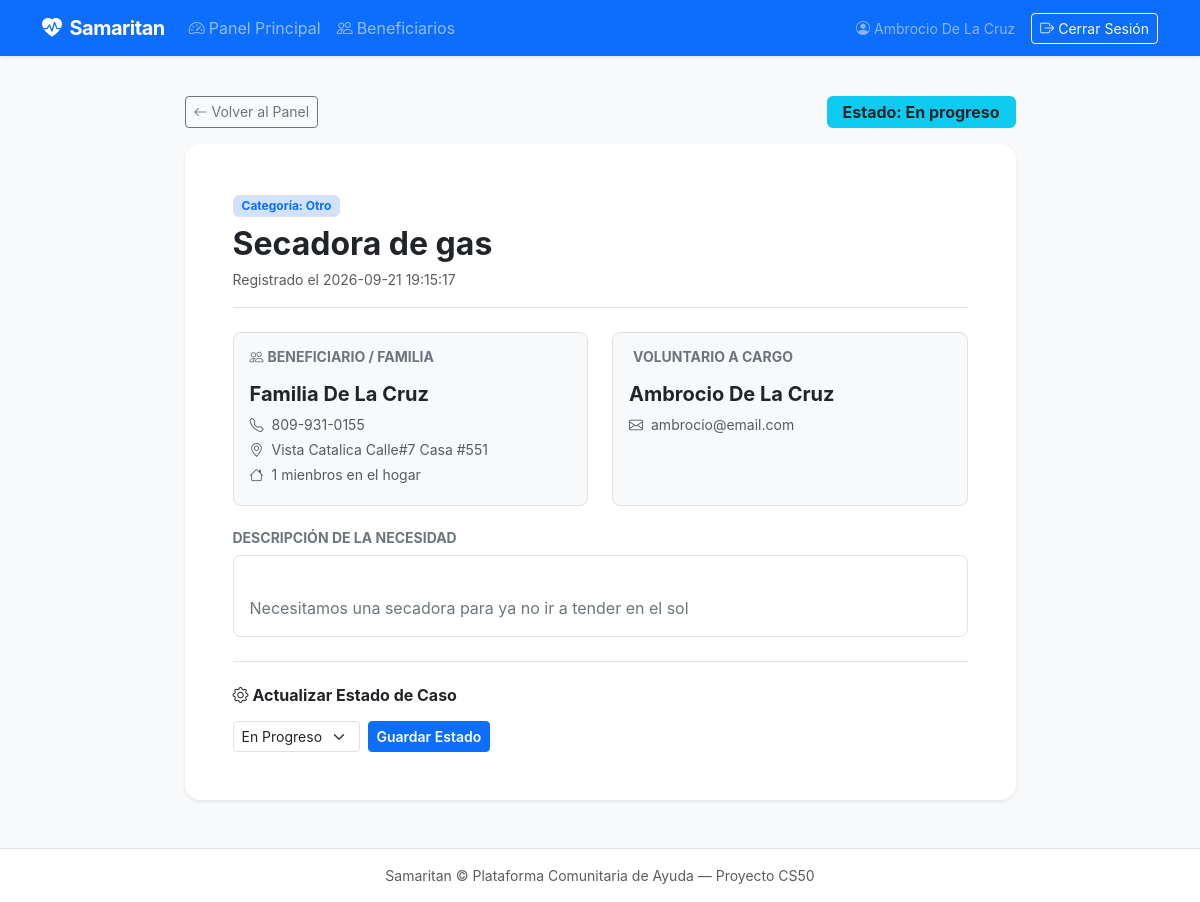
The app's page /cases/1 (signed in), older data.
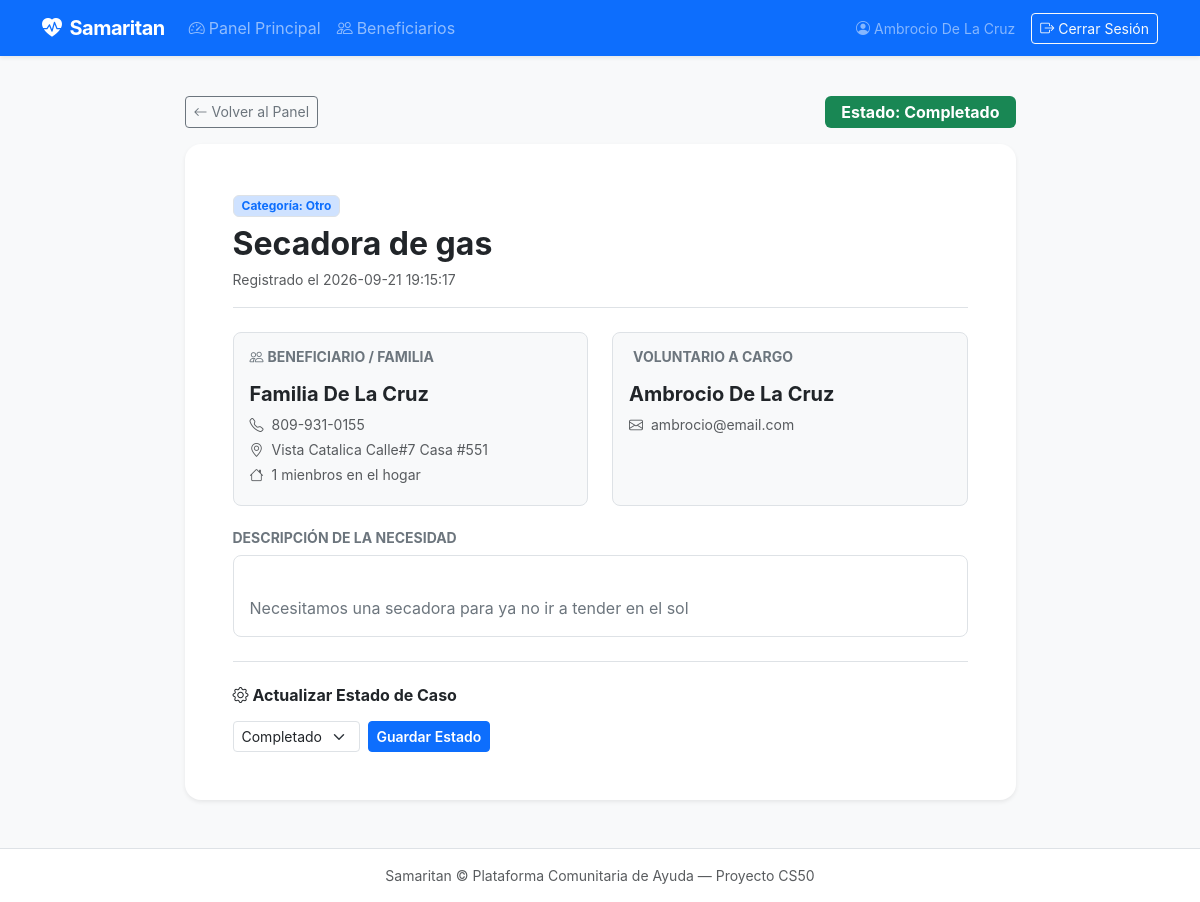
The same page, newer data.
### tables this page shows
CREATE TABLE cases (
    id INTEGER PRIMARY KEY AUTOINCREMENT,
    beneficiary_id INTEGER NOT NULL,
    case_type TEXT NOT NULL,
    category TEXT NOT NULL,
    status TEXT NOT NULL DEFAULT 'pending',
    volunteer_id INTEGER,
    description TEXT,
    created_at TIMESTAMP DEFAULT CURRENT_TIMESTAMP,
    FOREIGN KEY (beneficiary_id) REFERENCES beneficiaries(id) ON DELETE CASCADE,
    FOREIGN KEY (volunteer_id) REFERENCES users (id) ON DELETE SET NULL
);

### app.py (the view)
@app.route("/cases/<int:case_id>")
@login_required
def case_detail(case_id):
  with get_db() as conn:
    case = conn.execute("""
      SELECT
        c.id, c.case_type, c.category, c.status, c.description, c.created_at ,
        b.id AS beneficiary_id, b.name AS beneficiary_name, b.phone AS beneficiary_phone,
        b.location AS beneficiary_location, b.household_size,
        u.id AS volunteer_id, u.name As volunteer_name, u.email AS volunteer_email
      FROM cases c
      JOIN beneficiaries b ON c.beneficiary_id = b.id
      LEFT JOIN users u ON c.volunteer_id = u.id
      WHERE c.id = ?;
      """,(case_id,)).fetchone()
    if case is None:
      flash("Case not found.", "error")
      return redirect("/")
  return render_template("case_detail.html", case=case)

### app.py (called while the page is built)
@app.after_request
def after_request(response):
    response.headers["Cache-Control"] = "no-cache, no-store, must-revalidate"
    response.headers["Expires"] = 0
    response.headers["Pragma"] = "no-cache"
    return response

### db.py (called while the page is built)
def get_db():
  if "db" not in g:
    g.db = sqlite3.connect(
      current_app.config["DATABASE"],
      detect_types=sqlite3.PARSE_DECLTYPES
    )
    g.db.row_factory = sqlite3.Row
  return g.db

def login_required(f):
  @wraps(f)
  def wrapper(*args, **kwargs):
    if session.get("user_id") is None:
      return redirect("/login")
    return f(*args, **kwargs)
  return wrapper

### templates/case_detail.html (shortened to what the changed rows need)
{% extends "layout.html" %}
{% block main %}
  <div class="row justify-content-center">
    <div class="col-12 col-lg-9">
      <div class="d-flex justify-content-between align items-center mb-3">
        <div>
          {% if case.status == 'pending' %}
            <span class="badge bg-warning text-dark fs-6 px-3 py-2">Estado: Pendiente</span>
          {% elif case.status == 'in_progress' %}
            <span class="badge bg-info text-dark fs-6 px-3 py-2">Estado: En progreso</span>
          {% else %}
            <span class="badge bg-success fs-6 px-3 py-2">Estado: Completado</span>
          {% endif %}
        </div>
      </div>
      <div class="card border-0 shadow-sm rounded-4 bg-white mb-4">
        <div class="card-body p-4 p-md-5">
          <div class="d-flex justify-content-between align-items-start border-bottom pb-3 mb-4">
            <div>
              <span class="badge bg-primary-subtle text-primary border px-2 py-1 mb-2">
                Categoría: {{ case.category }}
              </span>
              <h2 class="fw-bold text-dark mb-1">{{ case.case_type }}</h2>
              <span class="text-muted small">Registrado el {{ case.created_at }}</span>
            </div>
          </div>
          <div class="mb-4">
            <div class="p-3 rounded-3 bg-white border">
              <p class="mb-0 text-secondary" style="white-space: pre-line;">
                {{ case.description if case.description else 'No se ingresaron detalles adicionales.' }}
              </p>
            </div>
          </div>
          <div class="border-top pt-4">
            <form action="/cases/{{ case.id }}/status" method="post" class="row g-2 align-items-center">
              <div class="col-auto">
                <select name="status" class="form-select form-select-sm">
                  <option value="in_progress" {% if case.status == 'in_progress' %}selected{% endif %}>En Progreso</option>
                  <option value="complete" {% if case.status == 'complete' %}selected{% endif %}>Completado</option>
                </select>
              </div>
            </form>
          </div>
        </div>
      </div>
    </div>
  </div>
{% endblock %}

Row changes from the older to the newer data that the page shows:
changed cases "Secadora de gas": status "En Progreso" → "Completado"
Text that changed along with them:
text no longer shown: "Estado: En progreso"
text now shown: "Estado: Completado"
